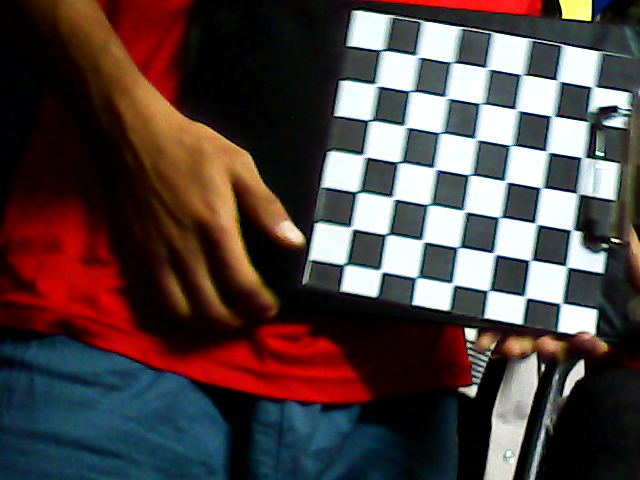
#> input picture output/left1.png, 640 x 480 px; its folder holds 4 pictures in this run
$ python 'read imges from directory.py'
#> lines starting #> are read from the running program, lines starting #| are printed output that depends on the picture
import numpy as np
import cv2

import os
import re

directory = 'output/'

def sort_humanly( l ):
	""" Sort the given list in the way that humans expect.
	"""
	convert = lambda text: int(text) if text.isdigit() else text
	alphanum_key = lambda key: [ convert(c) for c in re.split('([0-9]+)', key) ]
	l.sort( key=alphanum_key )
	return l
files = sort_humanly(os.listdir(directory))

for file_name in files:
	name = directory + file_name
	img = cv2.imread(name, 0)
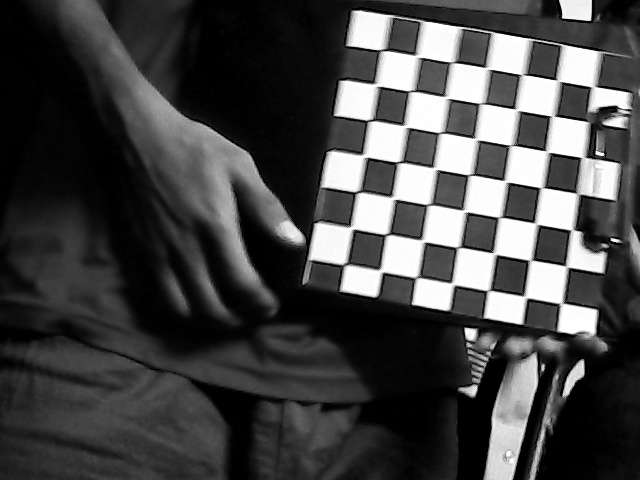
#> img: shape (480, 640); min 0, max 255, mean 69.8

	cv2.imshow('frame',img)
	cv2.waitKey(0)
#> pass 2 of the loop `for file_name in files:`:
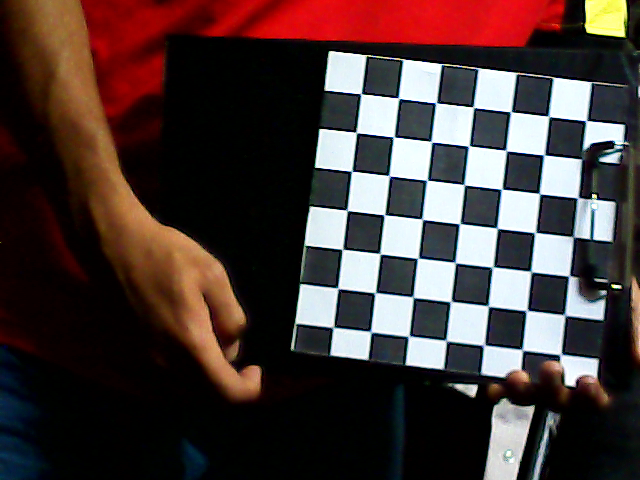
#> input picture output/left10.png, 640 x 480 px
#> `img = cv2.imread(name, 0)`:
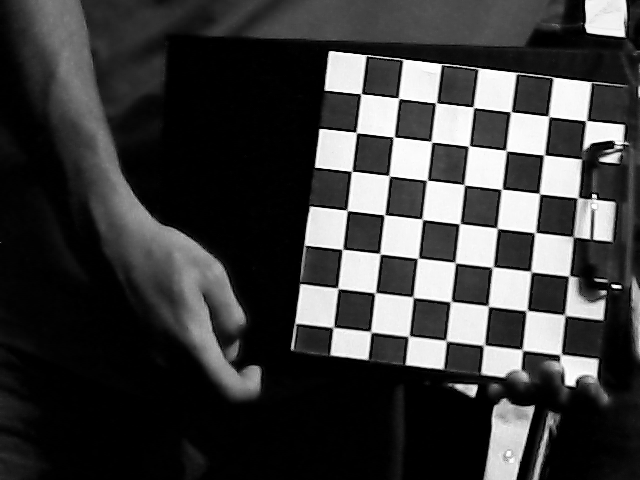
#> img: shape (480, 640); min 0, max 255, mean 60.8
#> pass 3 of the loop `for file_name in files:`:
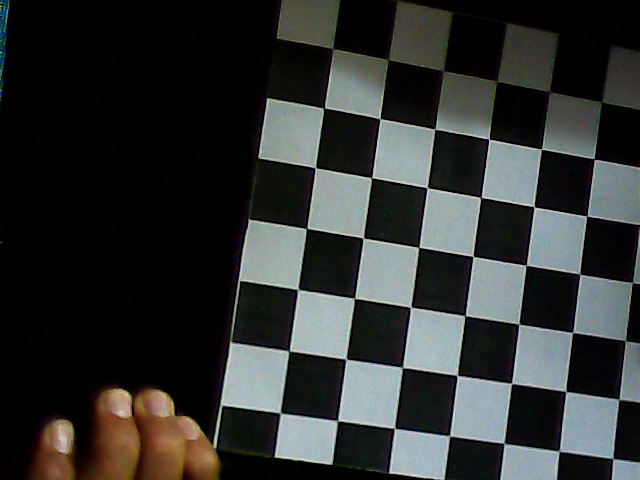
#> input picture output/left11.png, 640 x 480 px
#> `img = cv2.imread(name, 0)`:
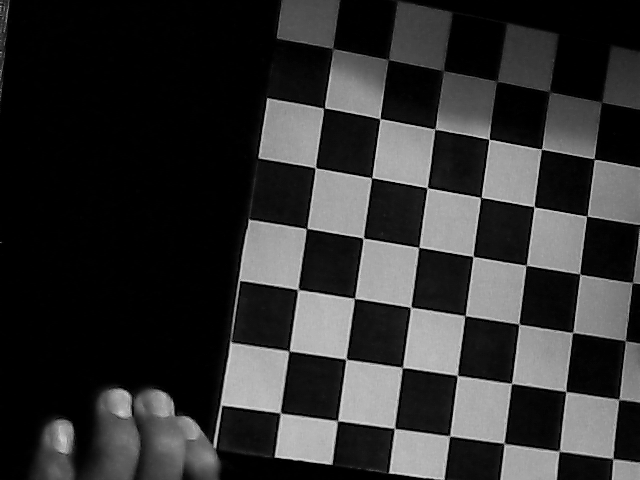
#> img: shape (480, 640); min 0, max 220, mean 49.7
#> the loop made 4 passes; the first 3 are shown


cv2.destroyAllWindows()
